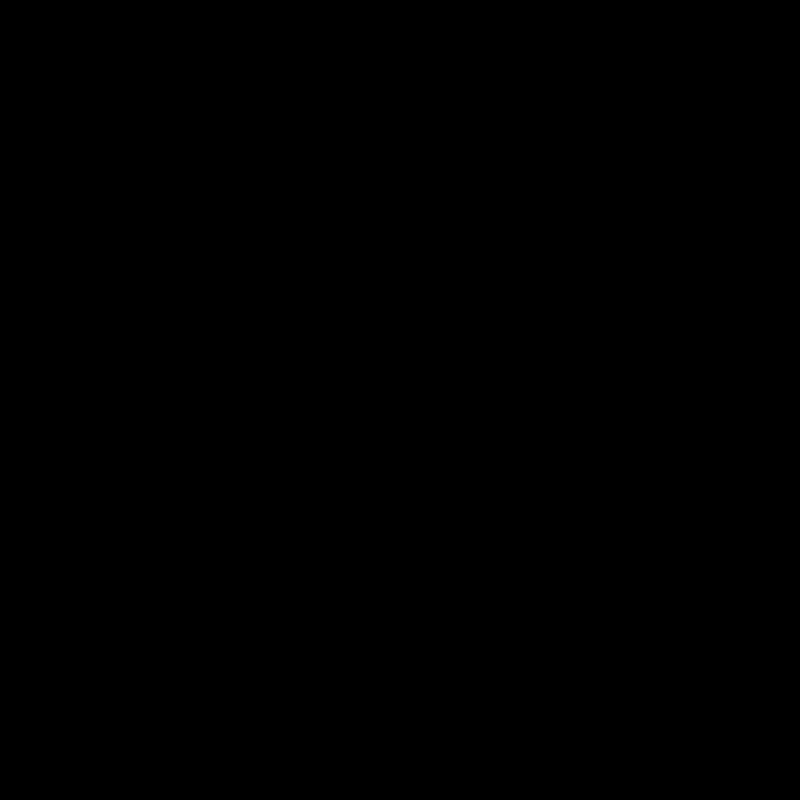
Frame 1 (no input)
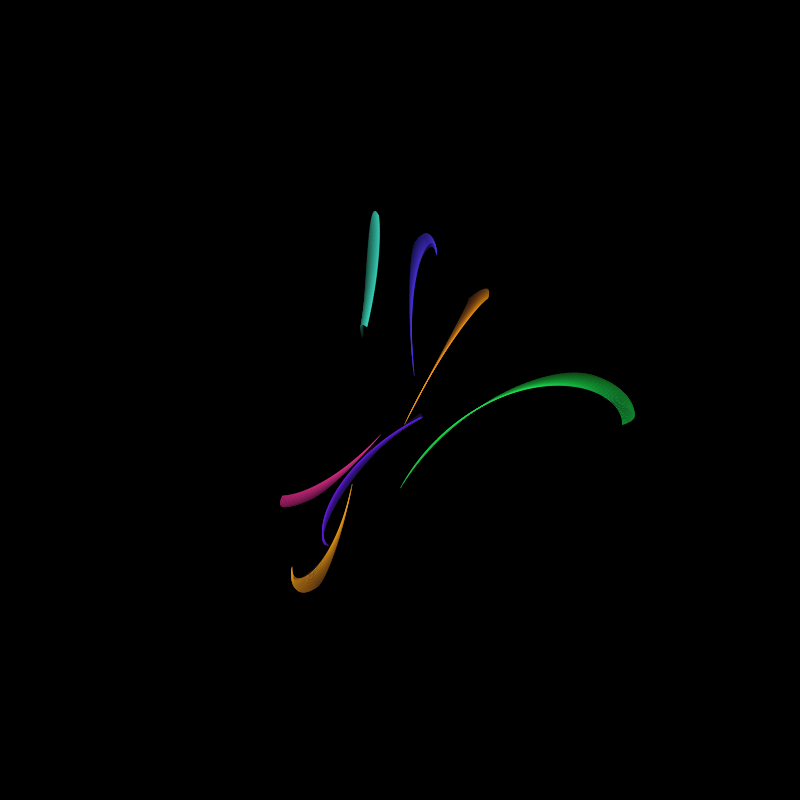
Frame 60 (no input)
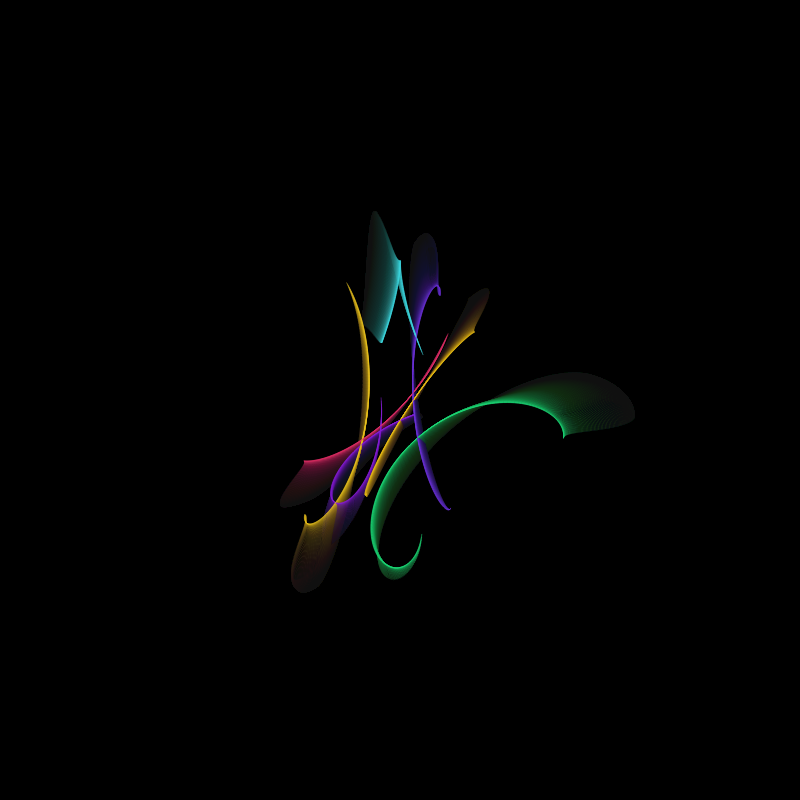
Frame 120 (the mouse pressed at the canvas centre since frame 60)

The p5.js sketch that drew these frames (run headless with seeded random() and noise() and a simulated clock; from frame 60 on, the mouse is pressed at the canvas centre):

// p5.js sketch
// ── sketch.js
class Spirograph {
  constructor(R, r, d, hueOffset, saturation, brightness, speed, offset) {
    this.R = R;
    this.r = r;
    this.d = d;
    this.hueOffset = hueOffset; // 고유 색상 오프셋
    this.saturation = saturation;
    this.brightness = brightness;
    this.speed = speed;
    this.theta = offset;
    this.points = [];
    this.maxPoints = 3000;
  }

  update() {
    this.theta += this.speed;

    const k = (this.R - this.r) / this.r;
    const x =
      (this.R - this.r) * cos(this.theta) + this.d * cos(k * this.theta);
    const y =
      (this.R - this.r) * sin(this.theta) - this.d * sin(k * this.theta);

    this.points.push({ x, y });
    if (this.points.length > this.maxPoints) this.points.shift();
  }

  display() {
    const len = this.points.length;
    // 시간과 고유 오프셋으로 색상 변화
    const currentHue = (this.hueOffset + frameCount * 0.2) % 360;

    noFill();
    beginShape();
    for (let i = 0; i < len; i++) {
      const ratio = i / len;
      const alpha = map(ratio, 0, 1, 0, 80);
      const weight = map(ratio, 0, 1, 0.3, 0.8);

      stroke(currentHue, this.saturation, this.brightness, alpha);
      strokeWeight(weight);

      vertex(this.points[i].x, this.points[i].y);
    }
    endShape();
  }
}

let spiros = [];
let rotation = 0;
let scaleOsc = 0;

function setup() {
  createCanvas(800, 800);
  colorMode(HSB, 360, 100, 100, 100);
  background(0); // 검정색 배경

  const numSpiros = 7;
  for (let i = 0; i < numSpiros; i++) {
    const angle = (TWO_PI * i) / numSpiros;
    spiros.push(
      new Spirograph(
        random(120, 200),
        random(30, 70),
        random(40, 100),
        random(0, 360), // 고유 색상 오프셋
        random(70, 90), // 채도
        random(85, 95), // 밝기
        random(0.01, 0.025),
        angle,
      ),
    );
  }
}

function draw() {
  background(0, 0, 0, 3); // 검정색 + 잔상 효과

  translate(width / 2, height / 2);
  rotation += 0.002;
  rotate(rotation);

  scaleOsc += 0.04;
  const s = 0.9 + 0.15 * sin(scaleOsc);
  scale(s);

  for (let spiro of spiros) {
    spiro.update();
    spiro.display();
  }
}
